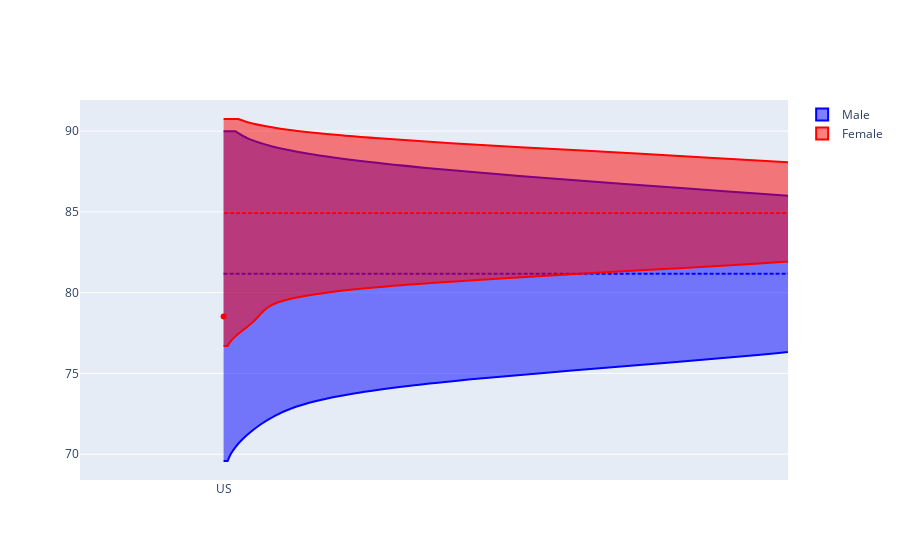

The code cell stored with this chart in its notebook:
### Code cell
fig = go.Figure()
fig.add_trace(go.Violin(y=male["le_agg"], x = male["dummy"], line_color='blue', side = "positive", scalegroup='No', name='Male'))
fig.add_trace(go.Violin( y=female["le_agg"], x = female["dummy"], line_color='red', side = "positive", name='Female'))
#fig.add_vline(x=male[male["pctile"]==1]["le_agg"].values[0], line_width=3, line_dash="dash", line_color="green")
#fig.add_vline(x=male[male["pctile"]==25]["le_agg"].values[0], line_width=3, line_dash="dash", line_color="green")
#fig.add_vline(x=male[male["pctile"]==100]["le_agg"].values[0], line_width=3, line_dash="dash", line_color="green")
fig.update_traces(meanline_visible=True,
                  points='outliers', # show all points
                  jitter=0.1,  # add some jitter on points for better visibility
                  scalemode='count',

                  #change to overlaying violin plots
                  ) 
fig.update_layout(
    violingap=0, violingroupgap=0, violinmode='overlay')
fig.show()

### Figure 1 — Plotly figure (JSON) as saved in the notebook; plotly's stock layout.template omitted (floating-point values rounded to 4 significant figures)
{"data": [{"jitter": 0.1, "line": {"color": "blue"}, "meanline": {"visible": true}, "name": "Male", "points": "outliers", "scalegroup": "No", "scalemode": "count", "side": "positive", "type": "violin", "x": ["US", "US", "US", "US", "US", "US", "US", "US", "US", "US", "US", "US", "US", "US", "US", "US", "US", "US", "US", "US", "US", "US", "US", "US", "US", "US", "US", "US", "US", "US", "US", "US", "US", "US", "US", "US", "US", "US", "US", "US", "US", "US", "US", "US", "US", "US", "US", "US", "US", "US", "US", "US", "US", "US", "US", "US", "US", "US", "US", "US", "US", "US", "US", "US", "US", "US", "US", "US", "US", "US", "US", "US", "US", "US", "US", "US", "US", "US", "US", "US", "US", "US", "US", "US", "US", "US", "US", "US", "US", "US", "US", "US", "US", "US", "US", "US", "US", "US", "US", "US"], "y": [72.37, 74.22, 75.25, 75.69, 75.93, 76.11, 76.23, 76.16, 76.33, 76.38, 76.47, 76.57, 76.76, 76.85, 77.01, 77.12, 77.37, 77.43, 77.63, 77.69, 77.9, 78.11, 78.21, 78.36, 78.42, 78.52, 78.7, 78.9, 79.02, 79.09, 79.24, 79.43, 79.53, 79.72, 79.96, 80.03, 80.15, 80.29, 80.34, 80.61, 80.71, 80.64, 80.86, 80.95, 80.94, 81.21, 81.17, 81.35, 81.42, 81.59, 81.6, 81.76, 81.72, 81.75, 81.88, 82.07, 82.16, 82.13, 82.39, 82.43, 82.33, 82.57, 82.7, 82.68, 82.81, 82.8, 82.92, 83.19, 83.14, 83.23, 83.45, 83.51, 83.63, 83.51, 83.66, 83.91, 83.88, 83.89, 84.05, 84.09, 84.18, 84.29, 84.39, 84.56, 84.56, 85.01, 84.91, 84.98, 85.17, 85.34, 85.55, 85.75, 85.84, 86.08, 86.05, 86.21, 86.41, 86.64, 86.77, 87.19]}, {"jitter": 0.1, "line": {"color": "red"}, "meanline": {"visible": true}, "name": "Female", "points": "outliers", "scalemode": "count", "side": "positive", "type": "violin", "x": ["US", "US", "US", "US", "US", "US", "US", "US", "US", "US", "US", "US", "US", "US", "US", "US", "US", "US", "US", "US", "US", "US", "US", "US", "US", "US", "US", "US", "US", "US", "US", "US", "US", "US", "US", "US", "US", "US", "US", "US", "US", "US", "US", "US", "US", "US", "US", "US", "US", "US", "US", "US", "US", "US", "US", "US", "US", "US", "US", "US", "US", "US", "US", "US", "US", "US", "US", "US", "US", "US", "US", "US", "US", "US", "US", "US", "US", "US", "US", "US", "US", "US", "US", "US", "US", "US", "US", "US", "US", "US", "US", "US", "US", "US", "US", "US", "US", "US", "US", "US"], "y": [78.53, 80.29, 81.04, 81.43, 81.55, 81.6, 81.64, 81.74, 81.71, 81.72, 81.99, 82.13, 82.33, 82.3, 82.44, 82.66, 82.59, 82.66, 82.91, 82.89, 82.96, 83.01, 83.06, 83.22, 83.3, 83.33, 83.39, 83.5, 83.67, 83.79, 83.73, 83.78, 83.95, 84.02, 84.05, 84.09, 84.22, 84.23, 84.22, 84.39, 84.46, 84.41, 84.57, 84.77, 84.68, 84.73, 84.95, 84.95, 84.95, 84.98, 84.95, 85.16, 85.11, 85.25, 85.32, 85.27, 85.54, 85.5, 85.68, 85.56, 85.51, 85.84, 85.85, 85.84, 86.01, 86.04, 85.89, 86.05, 86.09, 86.1, 86.29, 86.28, 86.38, 86.48, 86.44, 86.51, 86.71, 86.65, 86.76, 86.78, 86.8, 87.05, 87.15, 87.19, 87.26, 87.5, 87.59, 87.54, 87.66, 87.62, 87.95, 87.99, 88.18, 88.18, 88.43, 88.52, 88.62, 88.53, 88.67, 88.91]}], "layout": {"violingap": 0, "violingroupgap": 0, "violinmode": "overlay"}}
